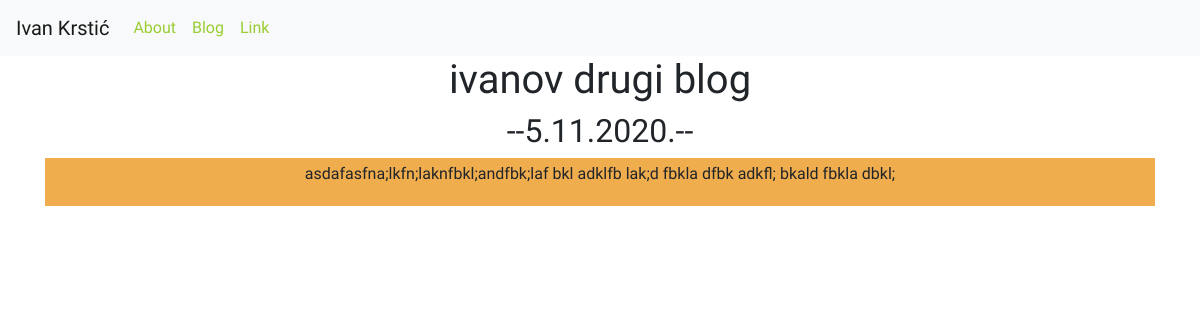
Page /blog/3/ on the committed database.
### blog/models.py (models this page shows, shortened)
class Blog(models.Model):
    title = models.CharField(max_length=20)
    description = models.TextField(blank=True)
    date = models.DateField()

### blog/views.py (the view)
# urls.py: path('<int:blog_id>/',views.detail, name= 'detail')
def detail(request, blog_id):
    blog = get_object_or_404(Blog, pk=blog_id)
    return render(request, 'blog/detail.html', {'blog':blog})

### blog/templates/blog/detail.html
{% extends 'portfolio/base.html' %}
{% block content %}
<h1>{{ blog.title }}</h1>
<h2>--{{ blog.date|date:'j.n.Y.' }}--</h2>
<div class="w-100 p-1" style="background-color: #f0ad4e;">
  <p class="text-break">
{{ blog.description|safe }}
  </p>
</div>
{% endblock %}

### portfolio/static/portfolio/custom.css (style rules this page uses)
body { font-family: 'Comfortaa', cursive; }

### rows in the picture
Blog: title "ivanov drugi blog", date "5.11.2020.", description "asdafasfna;lkfn;laknfbkl;andfbk;laf bkl adklfb lak;d fbkla dfbk adkfl; bkald fbkla dbkl;"
